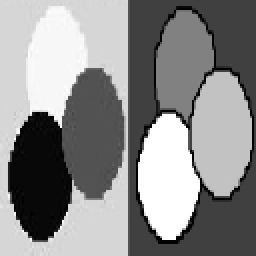
#> input picture resource/image.jpg, 128 x 128 px (shown 2 times larger)
$ python main.py   (older library calls are emulated)
#> lines starting #> are read from the running program, lines starting #| are printed output that depends on the picture
### models/Graph_Model.py
import numpy as np
import math
import sys

from models.solver import Dinic

S = {}
roots = set()

# [21 lines left out: functions find, union, not called in this run]


class Kruskal(object):

    def __init__(self, _image, _min_size, _c):
        self.min_size = _min_size
        self.c = _c
        self.image = _image
        self.sigma = 1.0

        self.direction = [[1, 0], [-1, 0], [0, 1], [0, -1]]

        for i in range(self.image.size):
            roots.add(i)
        self.source = self.image.size + 1
        self.sink = self.image.size + 2
        self.sol = Dinic(self.image.size)

        self.make_matrix()
        self.processed = self.kruskal()

    def print_roots(self):
        for i in roots:
            print("u: {}, parent[u]: {}".format(i, self.C[i]))

    # [85 lines left out: functions make_matrix, get_index, decode_index, kruskal, get_color, get_image, not called in this run]

    @staticmethod
    def euclidean(x, y):
        return math.sqrt((x - y)**2)

    @staticmethod
    def threshold(size, c):
        return c / size

### main.py
import numpy as np
import matplotlib.cm as cm
import matplotlib.pyplot as plt
import skimage.io

from models.Graph_Model_v2 import GraphCut
from models.Graph_Model import Kruskal


def file_write(data, file_name):
    if len(data.shape) == 3:
        for channel in range(data.shape[2]):
            f = open(file=file_name + " channel" + str(channel) + ".data", mode="w+")
            for i in range(data.shape[0]):
                for j in range(data.shape[1]):
                    f.write(str(data[i, j, channel]) + " ")
                f.write("\n")
            f.close()
    elif len(data.shape) == 2:
        f = open(file=file_name + ".data", mode="w+")
        for i in range(data.shape[0]):
            for j in range(data.shape[1]):
                f.write(str(data[i, j]) + " ")
            f.write("\n")
        f.close()
    else:
        print("Not enough dimensions\n")

def rgb2gray(rgb):
    return np.dot(rgb[..., :3], [0.299, 0.587, 0.114])


def Main():
    image = skimage.io.imread(fname="./resource/image.jpg")
#> image is the input picture: shape (128, 128); min 0, max 255, mean 140.1
    image = image / 16.0
    image = (image[:, :].astype(np.int))
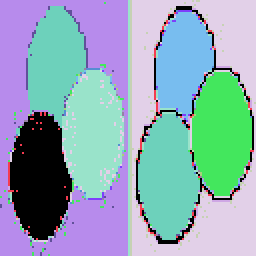
#> image: shape (128, 128) int64 (shown 2 times larger); 16 distinct labels, from 0 to 15; one colour per label, 0 black
    # noise = np.random.normal(loc=0.0, scale=64.0, size=(image.shape[0], image.shape[1]))
    # q = 0.9
    # noise = np.random.random(size = image.size).reshape(image.shape) > q
    noise = np.random.randn(image.shape[0], image.shape[1])
    sigma = 1.0
    noise = sigma * noise
    noise = noise.astype(int)
    noise = image + noise
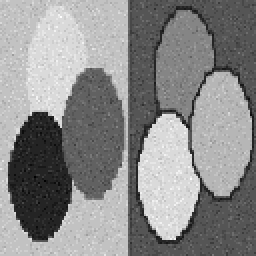
#> noise: shape (128, 128) int64 (shown 2 times larger); min -3, max 18, mean 8.44; drawn with min black and max white

    obj = Kruskal(noise, 20, 1)
    processed = obj.get_image()
    fig, axes = plt.subplots(figsize=(10, 6))
    axes.imshow(processed, cmap=cm.gray, aspect="equal", interpolation="none", vmin=-16.0, vmax=16.0)
    plt.show()

    noise_int = np.random.randint(low=0, high=32, size=(noise.shape[0], noise.shape[1]))
    graph = GraphCut(10, noise, processed)
    graph.solve()

    print("Solved")

if __name__ == "__main__":
    Main()
#> (the call stopped at in __init__, `self.sol = Dinic(self.image.size)`: models is not available in this run)
